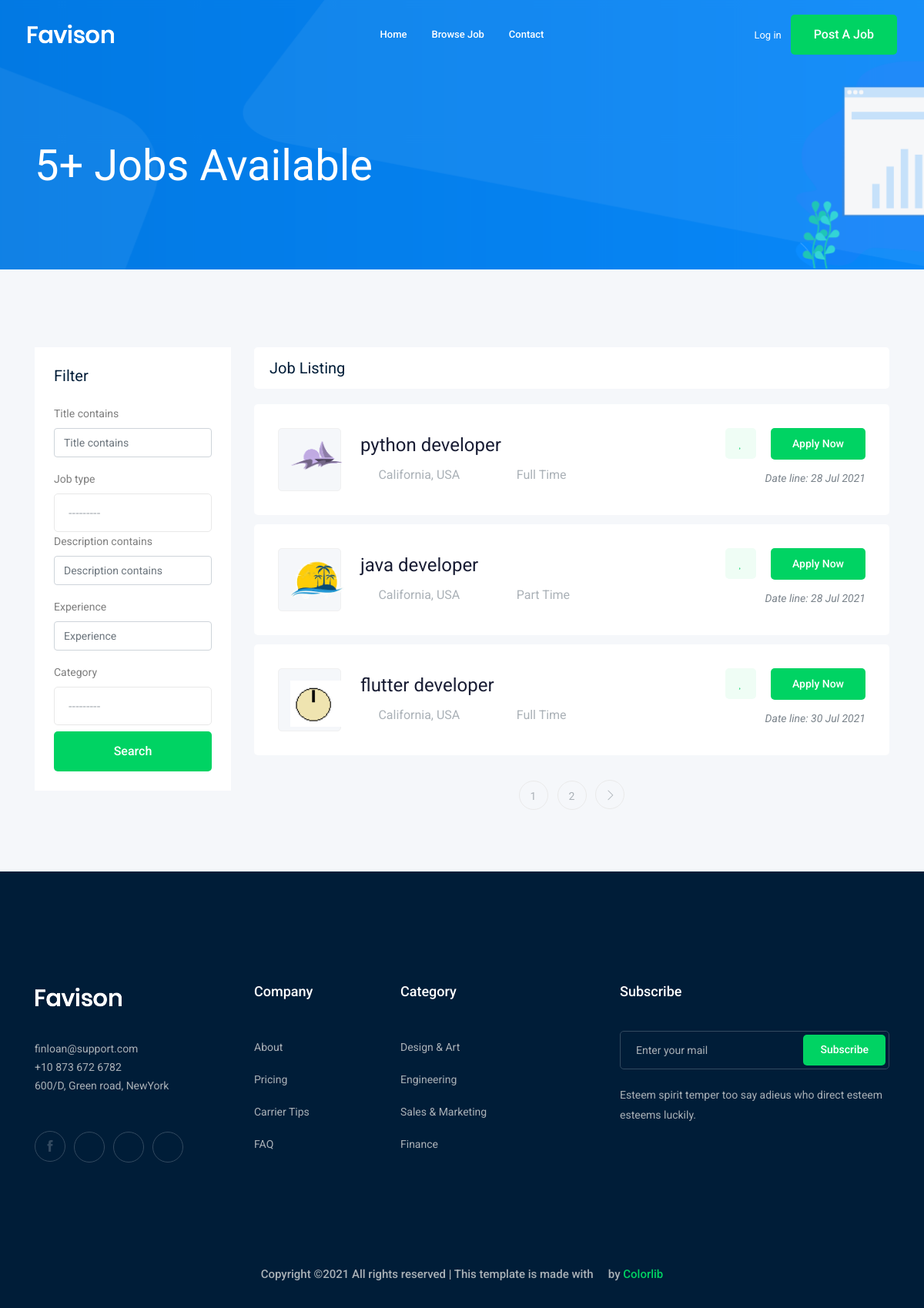
Screenshot of /jobs/ with the database file from the repository.
### job/models.py (models this page shows, shortened)
class Job(models.Model):
    owner=models.ForeignKey(User,related_name='job_owner',on_delete=models.CASCADE)
    title= models.CharField(max_length=100)
    job_type= models.CharField(max_length=15,choices=JOB_TYPE,default='Full Time')
    description=models.TextField(max_length=1000,null=True)
    published_at=models.DateTimeField(auto_now=True)
    vacancy=models.IntegerField(default=1)
    salary=models.IntegerField(default=0)
    experience=models.IntegerField(default=1)
    category=models.ForeignKey('Category',on_delete=models.CASCADE)
    image=models.ImageField(upload_to=image_upload)
    slug=models.SlugField(blank=True,null=True)
    def __str__(self):
        return self.title

### job/views.py (the view)
# urls.py: path('', views.job_list,name='job_list'),
def job_list(request):
    job_list=Job.objects.all()
    myfilter=JobFilter(request.GET,queryset=job_list)
    job_list=myfilter.qs
    paginator = Paginator(job_list,3)
    page_number = request.GET.get('page')
    page_obj = paginator.get_page(page_number)
    context={'jobs':page_obj,'job_list':job_list,'myfilter':myfilter}
    return render(request,'job/job_list.html',context)

### job/models.py (called while the page is built)
    def __str__(self):
        return self.name

### job/templates/job/job_list.html (shortened to what this page needs)
{%extends 'base.html'%}
{% load bootstrap5 %}
{% block body %}
    <div class="bradcam_area bradcam_bg_1">
        <div class="container">
            <div class="row">
                <div class="col-xl-12">
                    <div class="bradcam_text">
                        <h3>{{job_list|length}}+ Jobs Available</h3>
                    </div>
                </div>
            </div>
        </div>
    </div>
    <div class="job_listing_area plus_padding">
        <div class="container">
            <div class="row">
                <div class="col-lg-3">
                    <div class="job_filter white-bg">
                        <div class="form_inner white-bg">
                            <h3>Filter</h3>
                            <form method="GET">
                                {%bootstrap_form myfilter.form%}
                                <input type="submit" value="search" class="boxed-btn3 w-100 mt-2">
                            </form>
                        </div>
                    </div>
                </div>
                <div class="col-lg-9">
                    <div class="recent_joblist_wrap">
                        <div class="recent_joblist white-bg ">
                            <div class="row align-items-center">
                                <div class="col-md-6">
                                    <h4>Job Listing</h4>
                                </div>
                            </div>
                        </div>
                    </div>
                    <div class="job_lists m-0">
                        <div class="row">
                            {% for job in jobs %}
                            <div class="col-lg-12 col-md-12">
                                <div class="single_jobs white-bg d-flex justify-content-between">
                                    <div class="jobs_left d-flex align-items-center">
                                        <div class="thumb">
                                            <img src="{{job.image.url}}" alt="" width="70">
                                        </div>
                                        <div class="jobs_conetent">
                                            <a href="{% url 'jobs:job_detail' job.slug %}"><h4>{{job}}</h4></a>
                                            <div class="links_locat d-flex align-items-center">
                                                <div class="location">
                                                    <p> <i class="fa fa-map-marker"></i> California, USA</p>
                                                </div>
                                                <div class="location">
                                                    <p> <i class="fa fa-clock-o"></i> {{job.job_type}}</p>
                                                </div>
                                            </div>
                                        </div>
                                    </div>
                                    <div class="jobs_right">
                                        <div class="apply_now">
                                            <a class="heart_mark" href="#"> <i class="fa fa-heart"></i> </a>
                                            <a href="job_details.html" class="boxed-btn3">Apply Now</a>
                                        </div>
                                        <div class="date">
                                            <p>Date line: {{job.published_at|date:"d M o"}}</p>
                                        </div>
                                    </div>
                                </div>
                            </div>
                            {% endfor%}
                        </div>
                        {%if jobs.has_other_pages%}
                        <div class="row">
                            <div class="col-lg-12">
                                <div class="pagination_wrap">
                                    <ul>
                                        {%for i in jobs.paginator.page_range%}
                                        <li><a href="?page={{i}}"><span>{{i}}</span></a></li>
                                        {%endfor%}
                                        {% if jobs.has_next %}
                                        <li><a href="?page={{jobs.next_page_number}}"> <i class="ti-angle-right"></i> </a></li>
                                        {% endif %}
                                    </ul>
                                </div>
                            </div>
                        </div>
                        {%endif%}
                    </div>
                </div>
            </div>
        </div>
    </div>
{% endblock body%}

### rows the page displays
Job: image (picture), title "python developer", job_type "Full Time", published_at "28 Jul 2021"
Job: image (picture), title "java developer", job_type "Part Time", published_at "28 Jul 2021"
Job: image (placeholder picture), title "flutter developer", job_type "Full Time", published_at "30 Jul 2021"

### other values shown
{{ job_list|length }} "5"
{{ i }} "1" "2"
